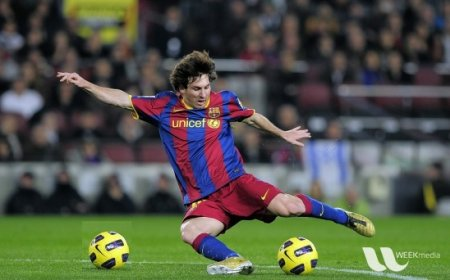
#> input picture images/messi.jpg, 450 x 280 px
$ python geometric_perspektif.py
#> lines starting #> are read from the running program, lines starting #| are printed output that depends on the picture
import cv2
import numpy as np
import matplotlib.pyplot as plt

img = cv2.imread('./images/messi.jpg')
#> img is the input picture: shape (280, 450, 3); mean B, G, R 72.3, 85.8, 82.3

res = cv2.resize(img,None,fx=2, fy=2, interpolation = cv2.INTER_CUBIC)

img = cv2.imread('./images/messi.jpg')
rows,cols,ch = img.shape
#> rows = 280; cols = 450; ch = 3

pts1 = np.float32([[56,65],[368,52],[28,387],[389,390]])
pts2 = np.float32([[0,0],[300,0],[0,300],[300,300]])

M = cv2.getPerspectiveTransform(pts1,pts2)

dst = cv2.warpPerspective(img,M,(300,300))
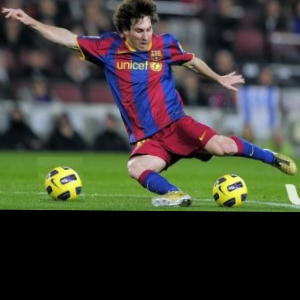
#> dst: shape (300, 300, 3); mean B, G, R 56.3, 64.5, 64.3

plt.subplot(121),plt.imshow(img),plt.title('Input')
plt.subplot(122),plt.imshow(dst),plt.title('Output')
plt.show()
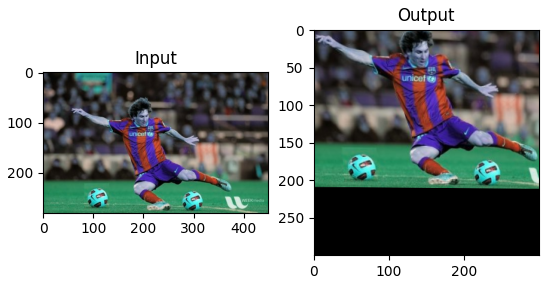
#> figure drawn by matplotlib, 2 panels; B, G, R data is drawn as R, G, B

cv2.imshow('img',dst)
cv2.waitKey(0)
cv2.destroyAllWindows()
